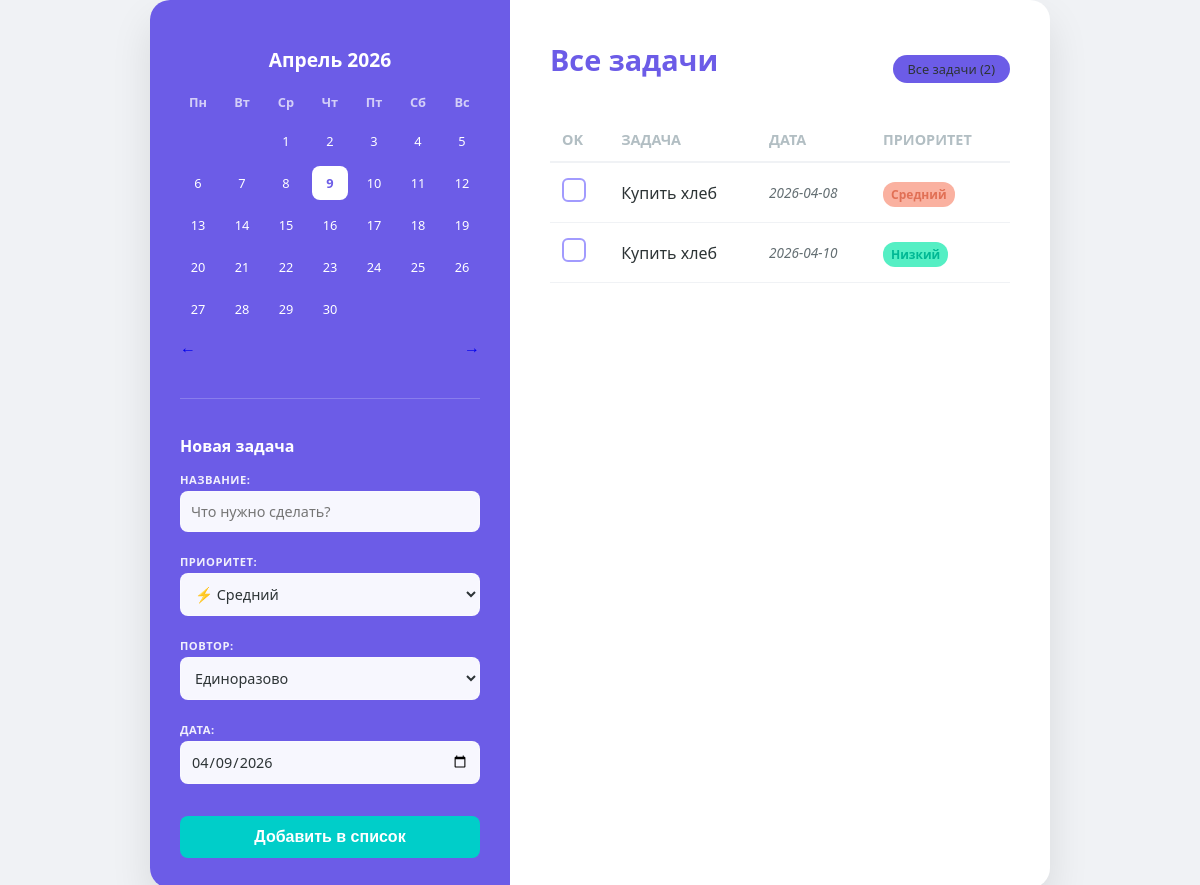
Before: / with the older database file.
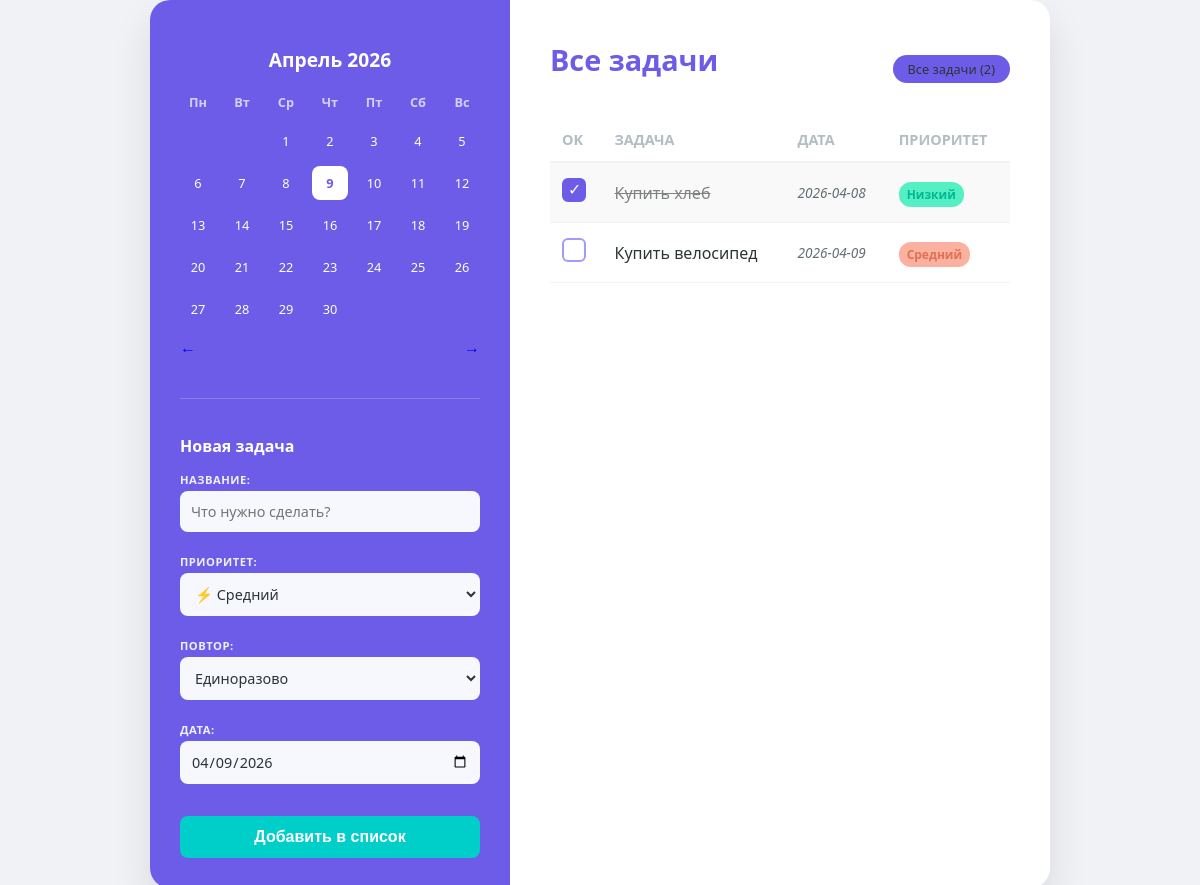
After: the same page with the newer database file.
### tables this page shows
CREATE TABLE todo (
                id INTEGER PRIMARY KEY AUTOINCREMENT,
                name TEXT NOT NULL,
                priority TEXT NOT NULL,
                task_type TEXT NOT NULL,
                date TEXT NOT NULL,
                status INTEGER DEFAULT 0
            );

### app.py (the view, shortened to what this page needs)
@app.route("/", methods=["GET", "POST"])
def index():
    message = None
    selected_date = request.args.get('date') # Например: 2026-04-08
    year = request.args.get('year', type=int)
    month = request.args.get('month', type=int)
    calendar_view = MonthCalendar(year, month)
    with get_db_connection() as conn:
        if selected_date:
            tasks = conn.execute(
                'SELECT * FROM todo WHERE date = ? ORDER BY id DESC',
                (selected_date,)
            ).fetchall()
            display_title = f"Задачи на {selected_date}"
        else:
            tasks = conn.execute('SELECT * FROM todo ORDER BY date ASC, id DESC').fetchall()
            display_title = "Все задачи"
    return render_template(
        'index.html',
        cal=calendar_view,
        tasks=tasks,
        message=message,
        selected_date=selected_date,
        display_title=display_title
    )

### CalendarMatrix.py (called while the page is built)
    def get_month_name(self):
        return self.months_ru[self.month - 1]

    def get_days_matrix(self):
        cal = calendar.Calendar(firstweekday=0)
        return cal.monthdayscalendar(self.year, self.month)

    def is_today(self, day):
        return day == self.day_today

### app.py (called while the page is built)
def get_db_connection():
    conn = sqlite3.connect(DATABASE)
    conn.row_factory = sqlite3.Row
    return conn

### templates/index.html (shortened to what this page needs)
<!DOCTYPE html>
<html lang="ru">
<head>
    <link rel="stylesheet" href="{{ url_for('static', filename='style.css') }}">
</head>
<body>
<div class="container">
    <aside class="sidebar">
        <div class="calendar">
            <header>
                <h2>{{ cal.get_month_name() }} {{ cal.year }}</h2>
            </header>
            <div class="days-grid">
                <div class="day-name">Пн</div><div class="day-name">Вт</div><div class="day-name">Ср</div>
                <div class="day-name">Чт</div><div class="day-name">Пт</div><div class="day-name">Сб</div><div class="day-name">Вс</div>
                {% for week in cal.get_days_matrix() %}
                    {% for day in week %}
                        {% if day == 0 %}
                            <span></span>
                        {% else %}
                            {% set day_date = "%d-%02d-%02d"|format(cal.year, cal.month, day) %}
                            <div class="day {% if cal.is_today(day) %}active{% endif %} {% if selected_date == day_date %}selected{% endif %}">
                                <a href="/?date={{ day_date }}" style="text-decoration: none; color: inherit; display: block;">
                                    {{ day }}
                                </a>
                            </div>
                        {% endif %}
                    {% endfor %}
                {% endfor %}
            </div>
            <div class="calendar-nav" style="display: flex; justify-content: space-between; margin-top: 10px;">
                <a href="/?month={{ 12 if cal.month == 1 else cal.month - 1 }}&year={{ cal.year - 1 if cal.month == 1 else cal.year }}" style="text-decoration: none;">←</a>
                <a href="/?month={{ 1 if cal.month == 12 else cal.month + 1 }}&year={{ cal.year + 1 if cal.month == 12 else cal.year }}" style="text-decoration: none;">→</a>
            </div>
        </div>
        <form action="/" method="POST">
            <div class="add-task-form">
                <h3>Новая задача</h3>
                <div class="settings-group">
                    <label>Название:</label>
                    <input type="text" placeholder="Что нужно сделать?" class="input-field" name="todo_name" required>
                </div>
                <div class="settings-group">
                    <label>Приоритет:</label>
                    <select class="input-field select-priority" name="todo_priority">
                        <option value="medium" selected>⚡ Средний</option>
                    </select>
                </div>
                <div class="settings-group">
                    <label>Повтор:</label>
                    <select class="input-field" name="todo_return">
                        <option value="once">Единоразово</option>
                    </select>
                </div>
                <div class="settings-group">
                    <label>Дата:</label>
                    <input type="date" class="input-field" name="todo_date" required
                           value="{{ selected_date if selected_date else '%d-%02d-%02d'|format(cal.year, cal.month, cal.day_today or 1) }}">
                </div>
                <button type="submit" class="add-btn">Добавить в список</button>
            </div>
        </form>
    </aside>
    <main class="todo-section">
        <div class="header-flex">
            <h1>{{ display_title if display_title else "Мои задачи ✨" }}</h1>
            <div class="filter-chips">
                <a href="/" class="chip {% if not selected_date %}active{% endif %}" style="text-decoration: none; color: inherit;">Все задачи ({{ tasks|length }})</a>
            </div>
        </div>
        <table class="todo-table">
            <thead>
                <tr>
                    <th>OK</th>
                    <th>Задача</th>
                    <th>Дата</th>
                    <th>Приоритет</th>
                </tr>
            </thead>
            <tbody>
                {% for task in tasks %}
                <tr class="task-row {% if task['status'] == 1 %}completed{% endif %}" id="row-{{ task['id'] }}">
                    <td>
                        <label for="task-{{ task['id'] }}"></label>
                    </td>
                    <td class="task-text">{{ task['name'] }}</td>
                    <td class="task-days">{{ task['date'] }}</td>
                    <td>
                        <span class="badge {{ task['priority'] }}">
                            {% if task['priority'] == 'high' %} Высокий
                            {% elif task['priority'] == 'medium' %} Средний
                            {% else %} Низкий
                            {% endif %}
                        </span>
                    </td>
                </tr>
                {% else %}
                <tr>
                    <td colspan="4" style="text-align: center; padding: 20px; color: #999;">Задач нет. Время отдыхать! ☕</td>
                </tr>
                {% endfor %}
            </tbody>
        </table>
    </main>
</div>
</body>
</html>

### static/style.css (style rules this page uses)
:root { --bg-color: #f0f2f5; --card-bg: #ffffff; --primary: #6c5ce7; --text: #2d3436; --accent: #a29bfe; }
body { font-family: 'Segoe UI', Tahoma, Geneva, Verdana, sans-serif; background-color: var(--bg-color); color: var(--text); margin: 0; display: flex; justify-content: center; align-items: center; min-height: 100vh; }
.container { display: flex; width: 900px; background: var(--card-bg); border-radius: 20px; box-shadow: 0 20px 40px rgba(0,0,0,0.1); overflow: hidden; }
.sidebar { width: 300px; background: var(--primary); color: white; padding: 30px; }
.calendar h2 { font-size: 1.2rem; margin-bottom: 20px; text-align: center; }
.days-grid { display: grid; grid-template-columns: repeat(7, 1fr); gap: 8px; text-align: center; font-size: 0.8rem; }
.day-name { font-weight: bold; opacity: 0.7; margin-bottom: 5px; }
.day { padding: 8px 0; border-radius: 8px; cursor: pointer; transition: 0.3s; }
.day.active { background: white; color: var(--primary); font-weight: bold; }
.todo-section { flex-grow: 1; padding: 40px; }
h1 { margin-top: 0; font-size: 1.8rem; color: var(--primary); }
.todo-table { width: 100%; border-collapse: collapse; margin-top: 20px; }
.todo-table th { text-align: left; padding: 12px; border-bottom: 2px solid var(--bg-color); color: #b2bec3; font-size: 0.9rem; text-transform: uppercase; }
.todo-table td { padding: 15px 12px; border-bottom: 1px solid var(--bg-color); }
.custom-cb + label { width: 20px; height: 20px; border: 2px solid var(--accent); border-radius: 6px; display: inline-block; cursor: pointer; position: relative; }
.custom-cb:checked + label { background: var(--primary); border-color: var(--primary); }
.custom-cb:checked + label::after { content: '✓'; color: white; position: absolute; top: -2px; left: 4px; }
.custom-cb:checked ~ .task-text, tr:has(.custom-cb:checked) .task-text { text-decoration: line-through; opacity: 0.5; }
.badge { padding: 4px 8px; border-radius: 12px; font-size: 0.75rem; font-weight: bold; }
.medium { background: #fab1a0; color: #e17055; }
.low { background: #55efc4; color: #00b894; }
:root { --bg-color: #f0f2f5; --card-bg: #ffffff; --primary: #6c5ce7; --primary-dark: #5b4cc4; --text: #2d3436; --accent: #a29bfe; }
.add-task-form { margin-top: 40px; padding-top: 20px; border-top: 1px solid rgba(255,255,255,0.2); }
.add-task-form h3 { font-size: 1rem; margin-bottom: 15px; }
.input-field { width: 100%; padding: 10px; margin-bottom: 15px; border-radius: 8px; border: none; background: rgba(255, 255, 255, 0.9); font-family: inherit; box-sizing: border-box; }
.settings-group { margin-bottom: 10px; font-size: 0.85rem; }
.add-btn { width: 100%; padding: 12px; border: none; border-radius: 8px; background: #00cec9; color: white; font-weight: bold; cursor: pointer; transition: 0.3s; }
.header-flex { display: flex; justify-content: space-between; align-items: center; margin-bottom: 20px; }
.filter-chips { display: flex; gap: 10px; }
.chip { padding: 5px 15px; background: var(--bg-color); border-radius: 20px; font-size: 0.8rem; cursor: pointer; }
.chip.active { background: var(--primary); color: white; }
.task-days { font-size: 0.85rem; color: #636e72; font-style: italic; }
tr:has(.custom-cb:checked) { background: #f9f9f9; }
tr:has(.custom-cb:checked) .task-text { text-decoration: line-through; opacity: 0.6; }
.settings-group label { display: block; font-size: 0.7rem; text-transform: uppercase; letter-spacing: 0.5px; margin-bottom: 4px; opacity: 0.9; font-weight: bold; }
.input-field { width: 100%; padding: 10px; margin-bottom: 12px; border-radius: 8px; border: 1px solid rgba(255, 255, 255, 0.3); background: rgba(255, 255, 255, 0.95); font-family: inherit; font-size: 0.9rem; color: #2d3436; box-sizing: border-box; outline: none; }
.select-priority option { color: #2d3436; padding: 10px; }
.add-btn { margin-top: 10px; width: 100%; padding: 12px; border: none; border-radius: 8px; background: #00cec9; color: white; font-weight: bold; font-size: 1rem; cursor: pointer; transition: all 0.2s ease; }
.task-row.completed .task-text { text-decoration: line-through; opacity: 0.5; transition: all 0.3s ease; }
.task-row.completed { background-color: rgba(0, 0, 0, 0.02); }

Changed rows visible on the page:
changed todo "Купить хлеб": status 0 → 1 (drawn); date "2026-04-10" → "2026-04-08"; moves up the list
changed todo: name "Купить хлеб" → "Купить велосипед"; date "2026-04-08" → "2026-04-09"
